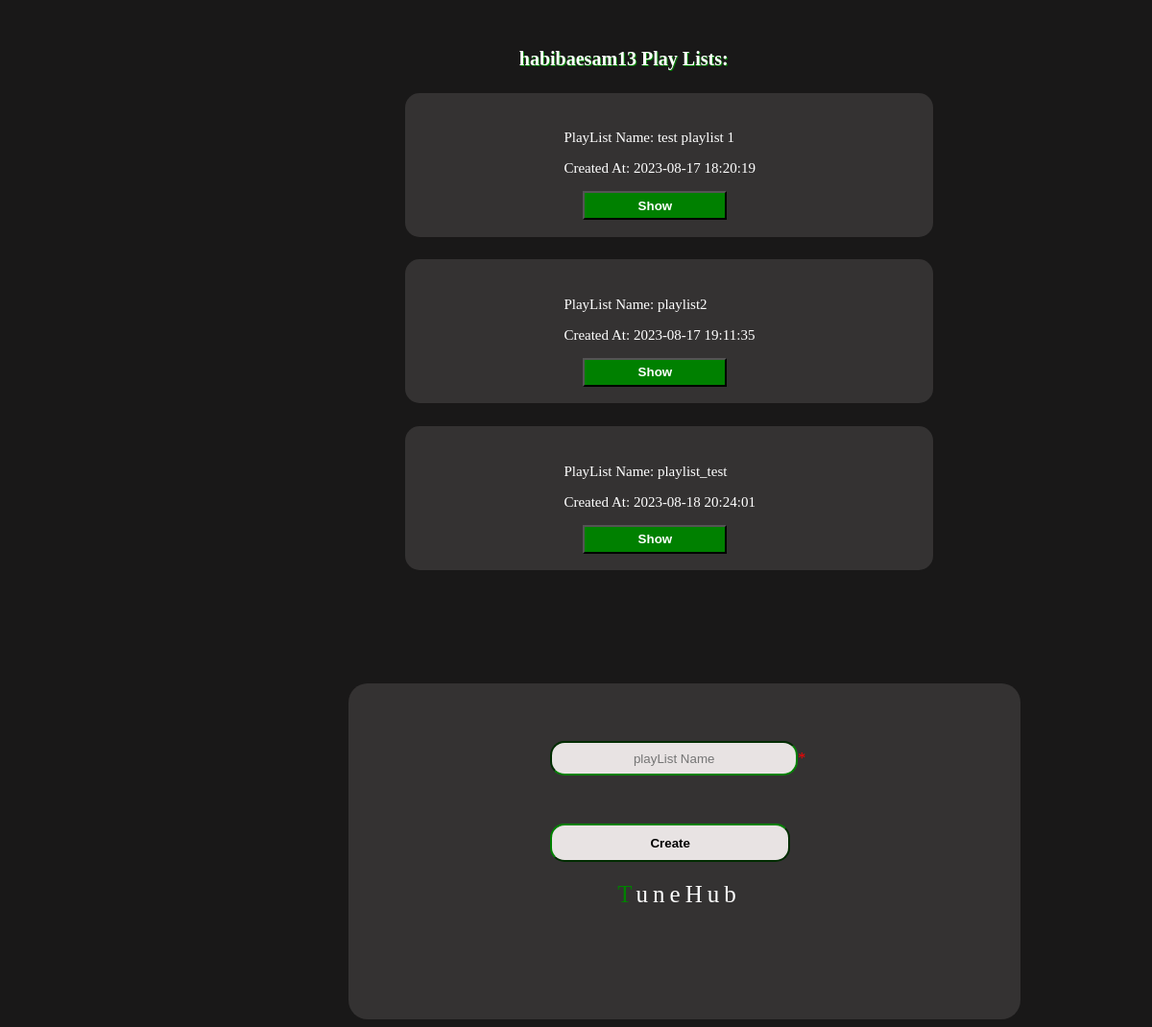
The app's page /add.php (signed in) with its own data.
### tables this page shows
CREATE TABLE `playlists` (
  `playlistname` varchar(50) NOT NULL,
  `id` int(11) NOT NULL,
  `User_id` int(11) NOT NULL,
  `created_at` timestamp NOT NULL DEFAULT current_timestamp() ON UPDATE current_timestamp()
);

### add.php (the view, shortened to what this page needs)
<?php
$servername = "localhost";
$username = "root";
$password = "";
$dbname = "music_webapp";
$un = $_SESSION['Un'];
$conn = new mysqli($servername, $username, $password, $dbname);
$sql = "SELECT `id` from `users` where `username`='$un' ";
$result = $conn->query($sql);
if ($result->num_rows == 1) {
    while ($row = $result->fetch_assoc()) {
        $Uid = $row['id'];
    }
    $sql = "SELECT playlistname,created_at,id from playlists where User_id='$Uid'";
    $result = $conn->query($sql);
    if ($result->num_rows > 0) {
        ?>
        <!DOCTYPE html>
        <html lang="en">
        <head>
        </head>
        <body>
            <div style="margin-left:45%; margin-top:50px;">
                <p style="color:white;font-weight: bold;  text-shadow: 1px 1px green;font-size:20px;">
                    <?php echo $_SESSION['Un']; ?> Play Lists:
                </p>
            </div>
            <?php while ($row = $result->fetch_assoc()) { ?>
                <div class="containor">
                    <div class="data">PlayList Name:
                        <?php echo $row['playlistname']; ?>
                        <p> Created At:
                            <?php echo $row['created_at']; ?>
                        </p>
                        <div>
                            <?php echo '<button type="button" class="btn" name="show"><a href="show.php?playListId=' . $row['id'] . '">Show</a></button>' ?>
                        </div>
                    </div>
                </div>
            <?php }
    } else { ?>
            <div style="color:white; font-weight: bold; margin-left:35%">You don't create any lists before!</div>
        <?php }
} ?>
    <div class="forForm">
        <form action="handelAdd.php" method="post">
            <div class="in"><input name="playListName" placeholder="playList Name" style="text-align:center"><span
                    style="color:red">*
                </span></div>
            <div class="in2"> <input type="submit" value="Create" name="create" id="sub"></div>
        </form>
        <div class="logo" id="nameApp">TuneHub</div>
    </div>
</body>
</html>

### add.php (style rules this page uses)
body { background-color: rgb(25, 24, 24); }
.forForm { background-color: rgb(52, 50, 50); margin-left: 30%; margin-top: 10%; width: 700px; height: 350px; border-radius: 20px; }
input { background-color: rgb(232, 227, 227); text-align: center; border-radius: 15px; width: 250px; height: 30px; border-color: green; }
.in { padding-top: 60px; padding-left: 30%; }
.in2 { padding-top: 50px; padding-left: 30%; }
#sub { border-color: green; height: 40px; font-weight: bold; }
#nameApp::first-letter { color: green; font-family: logo; }
.logo { padding-top: 20px; color: rgb(255, 255, 255); font-size: 25px; padding-left: 40%; font-family: logo; letter-spacing: .2em; width: fit-content; height: fit-content; }
.containor { background-color: rgb(52, 50, 50); color: white; margin-left: 35%; margin-top: 2%; width: 550px; height: 150px; border-radius: 15px; font-size: 15px; }
.data { margin-left: 30%; padding-top: 7%; }
.btn { background-color: green; width: 150px; height: 30px; margin-left: 20px; }
a { text-decoration: none; color: white; font-weight: bold; }

### records on screen
playlists: playlistname "test playlist 1", created_at "2023-08-17 18:20:19"
playlists: playlistname "playlist2", created_at "2023-08-17 19:11:35"
playlists: playlistname "playlist_test", created_at "2023-08-18 20:24:01"

### other values on screen
$_SESSION['Un'] "habibaesam13"
